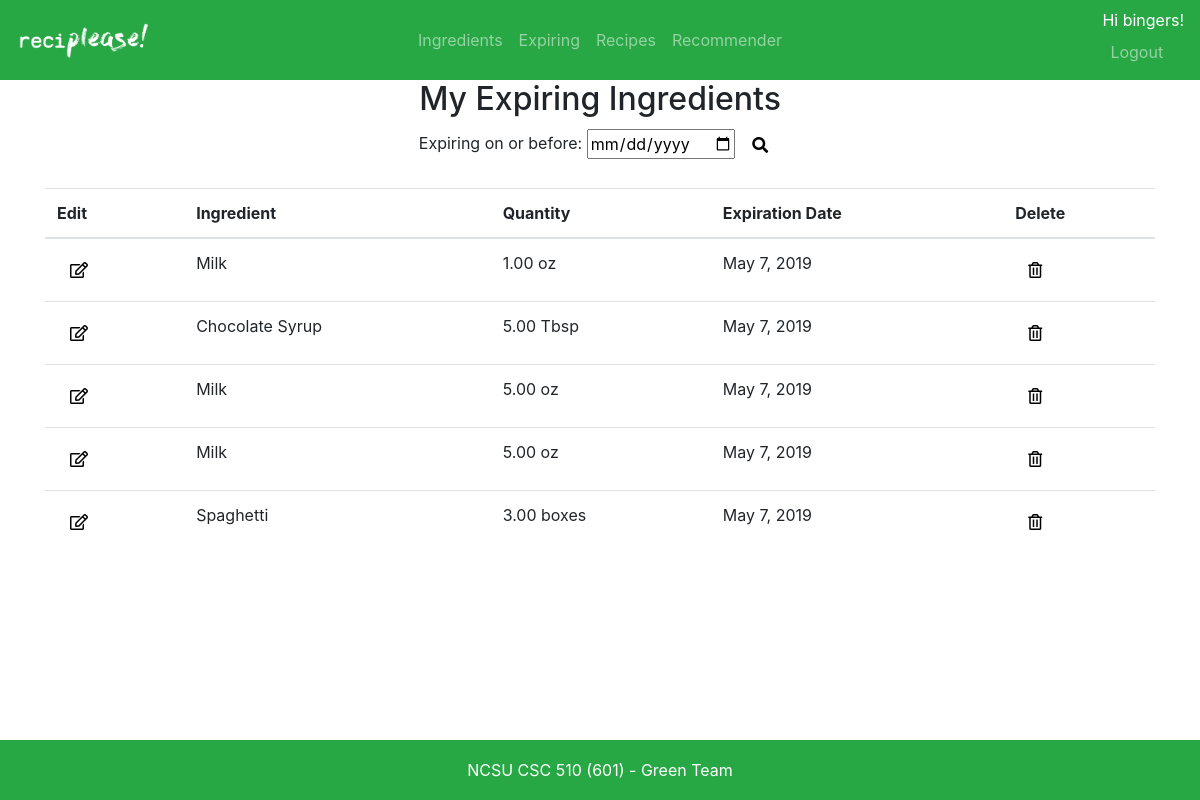
/ingredients/expiring/ (signed in), run on an earlier commit of the app's database.
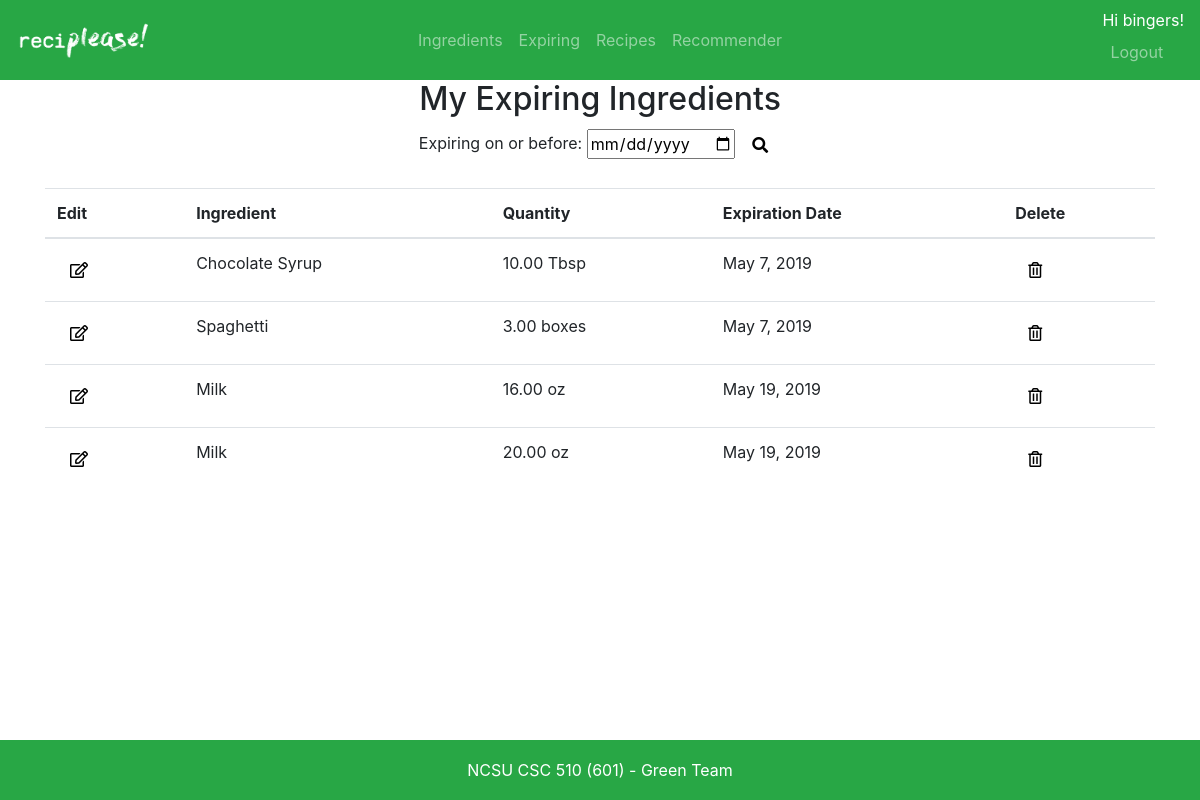
And on a later commit of the database.
### ingredients/models.py (models this page shows, shortened)
class UserIngredient(models.Model):
    ingredient = models.ForeignKey('Ingredient', on_delete=models.SET_NULL, null=True)
    user =  models.ForeignKey(settings.AUTH_USER_MODEL, on_delete=models.CASCADE)
    quantity = models.DecimalField(max_digits=7, decimal_places=2, validators=[MinValueValidator(0)])
    exp_date = models.DateField(default=one_month_from_today, blank=True, null=True)

class Ingredient(models.Model):
    name = models.CharField(max_length=200)
    quantity_units = models.CharField(max_length=200) # Type of units for ingredient (oz, lbs, units, etc)
    def __str__(self):
        return self.name

### ingredients/views.py (the view)
# urls.py: path('expiring/', views.expiring_ingredients, name='expiring_user_ingredient_list'),
def expiring_ingredients(request):
    expiring_user_ingredients = UserIngredient.objects.filter(user=request.user).select_related('ingredient').order_by('exp_date') # Get all ingredients for this user
    return render(request, 'ingredients/expiring_user_ingredient_list.html', {'expiring_user_ingredients': expiring_user_ingredients})

### ingredients/templates/ingredients/expiring_user_ingredient_list.html (shortened to what this page needs)
{% extends 'base.html' %}
{% block content %}
<div class="container">
    <h2 align="center">My Expiring Ingredients</h2>
    <form align="center" >
        Expiring on or before:
        <input type="date" id="expiry_date" name="exp_date">
        <button type="button" id="expiry_search" class="btn btn-default" style="background:none">
            <span class="fas fa-search"></span>
        </button>
    </form><br>
    <table class="table">
        <thead>
            <tr>
                <th scope="col">Edit</th>
                <th scope="col">Ingredient</th>
                <th scope="col">Quantity</th>
                <th scope="col">Expiration Date</th>
                <th scope="col">Delete</th>
            </tr>
        </thead>
        <tbody id="exp_table">
            {% for user_ingredient in expiring_user_ingredients %}
            <tr>
                <td>
                    <button type="button"  class="btn btn-default" style="background:none">
                        <a href="/ingredients/{{ user_ingredient.id }}/edit/"><span class="far fa-edit" style="color:#000000;"></span></a>
                    </button>
                </td>
                <td>{{ user_ingredient.ingredient }}</td>
                <td>{{ user_ingredient.quantity }} {{ user_ingredient.ingredient.quantity_units }}</td>
                <td>{{ user_ingredient.exp_date }}</td>
                <td>
                    <button type="button"  class="btn btn-default" style="background:none">
                        <a href="/ingredients/{{ user_ingredient.id }}/delete/"><span class="far fa-trash-alt" style="color:#000000;"></span></a>
                    </button>
                </td>
            </tr>
            {% endfor %}
        </tbody>
    </table>
</div>
{% endblock %}

### templates/base.html (shortened to what this page needs)
{% load static %}
<!DOCTYPE html>
<html>
<head>
    <link rel="stylesheet" href="https://stackpath.bootstrapcdn.com/bootstrap/4.1.3/css/bootstrap.min.css"
>
    <link rel="stylesheet" href="https://use.fontawesome.com/releases/v5.8.1/css/all.css">
    <link rel="stylesheet" href="{% static 'css/reciplease.css' %}">
</head>
<body>
    {% include 'navbar.html' %}
    {% block content %}
    {% endblock %}
</body>
<footer class="footer bg-success">
    <div class="container">
        <span >NCSU CSC 510 (601) - Green Team</span>
    </div>
</footer>
</html>

### templates/navbar.html (shortened to what this page needs)
{% load staticfiles %}
<nav class="navbar navbar-expand-md navbar-dark bg-success">
    <a class="navbar-brand d-flex w-50 mr-auto" href="{% url 'home' %}">
        <img src="{% static 'media/logo_white.png' %}" width="135" height="37" border="0">
    </a>
    <div class="navbar-collapse collapse w-100" id="collapsingNavbar">
        {% if user.is_authenticated %}
        <ul class="navbar-nav w-100 justify-content-center">
            <li class="nav-item">
                <a class="nav-link" href="{% url 'user_ingredient_list' %}">Ingredients</a>
            </li>
            <li class="nav-item">
                <a class="nav-link" href="{% url 'expiring_user_ingredient_list' %}">Expiring</a>
            </li>
            <li class="nav-item">
                <a class="nav-link" href="{% url 'recipe_list' %}">Recipes</a>
            </li>
            <li class="nav-item">
                <a class="nav-link" href="{% url 'search' %}">Recommender</a>
            </li>
        </ul>
        {% endif %}
        <ul class="nav navbar-nav ml-auto w-100 justify-content-end">
            {% if user.is_authenticated %}
            <li class="nav-item"  >
                <span style="color:#FFFFFF">Hi {{ user.username }}!</span>
                <a class="nav-link" href="{% url 'logout' %}">Logout</a>
            </li>
            {% else %}
            <li class="nav-item">
                <a class="nav-link" href="{% url 'login' %}">Login</a>
            </li>
            {% endif %}
        </ul>
    </div>
</nav>

### static/css/reciplease.css (style rules this page uses)
.footer { position: absolute; bottom: 0; width: 100%; height: 60px; line-height: 60px; text-align: center; color:#FFFFFF; }

What changed in the data, as far as the page shows it:
removed UserIngredient: ingredient "Milk", quantity "1.00", ingredient.quantity_units "oz", exp_date "May 7, 2019"
removed UserIngredient: ingredient "Milk", quantity "5.00", ingredient.quantity_units "oz", exp_date "May 7, 2019"
removed UserIngredient: ingredient "Milk", quantity "5.00", ingredient.quantity_units "oz", exp_date "May 7, 2019"
changed UserIngredient "Chocolate Syrup": quantity "5.00" → "10.00"
added UserIngredient: ingredient "Milk", quantity "16.00", ingredient.quantity_units "oz", exp_date "May 19, 2019"
added UserIngredient: ingredient "Milk", quantity "20.00", ingredient.quantity_units "oz", exp_date "May 19, 2019"
